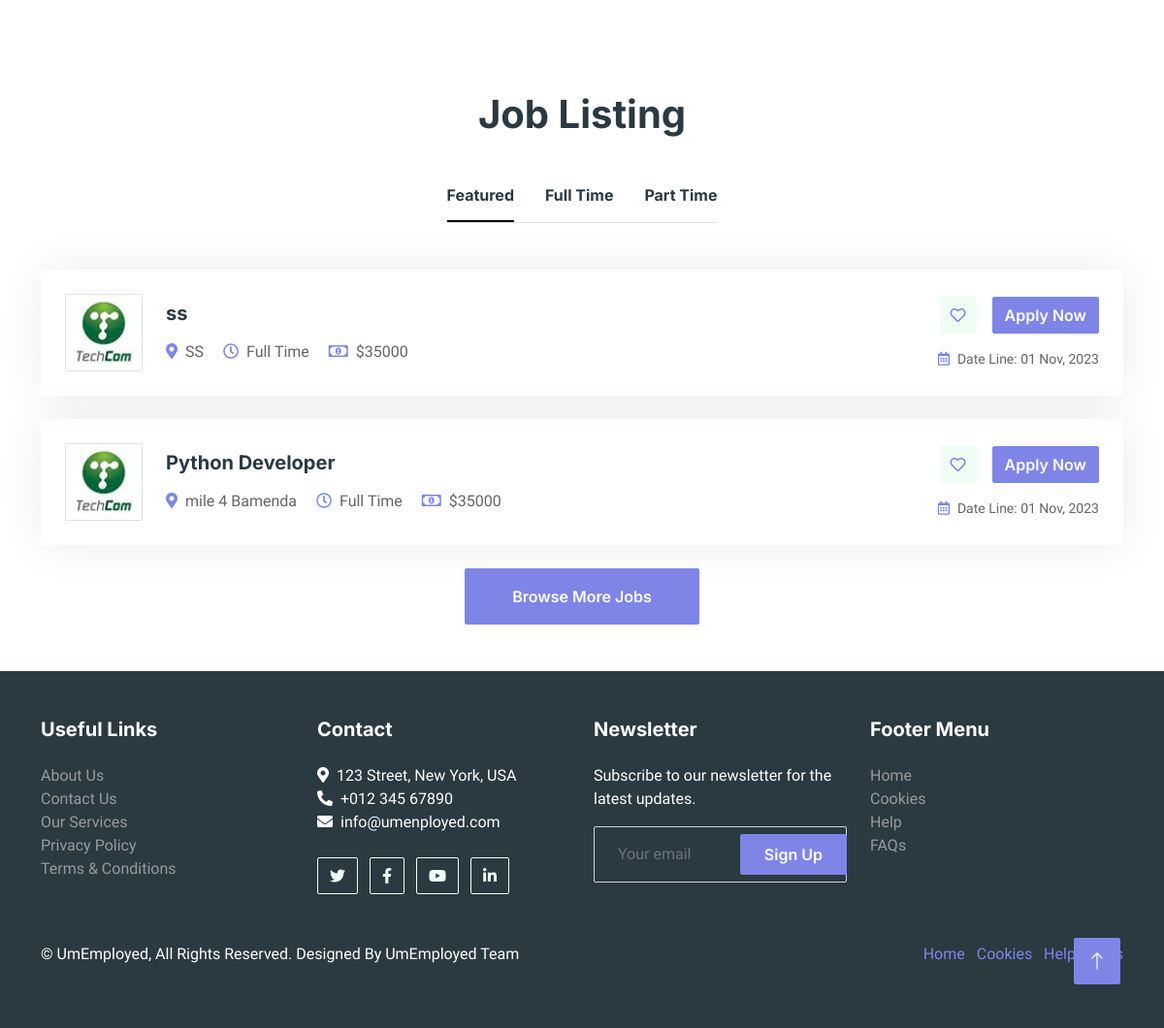
The app's page / (lower part), older data.
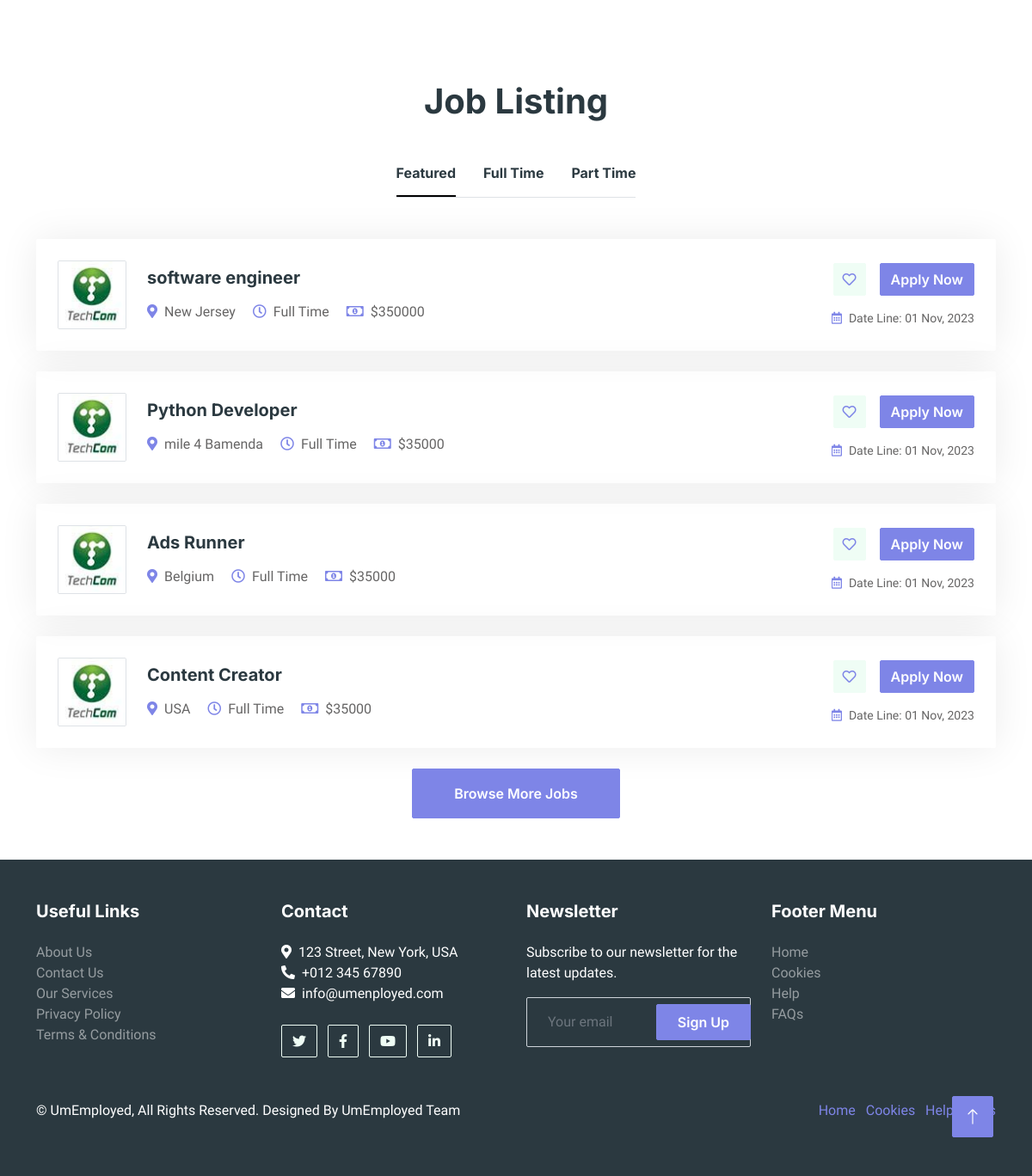
The same page, newer data.
### job/models.py (models this page shows, shortened)
class Job(models.Model):
    user = models.ForeignKey(User, on_delete=models.CASCADE)
    company = models.ForeignKey(Company, on_delete=models.CASCADE)
    title = models.CharField(max_length=100)
    location = models.CharField(max_length=100)
    salary = models.PositiveBigIntegerField(default=35000)
    requirements = models.ManyToManyField(Skill)
    ideal_candidate = models.TextField()
    is_available = models.BooleanField(default=False)
    description = models.TextField(max_length=255, default='We are looking for ...')

### users/views.py (the view)
# urls.py: path('',views.home, name = 'home'),
def home(request):
    jobs = Job.objects.all()[0:5]
    context = {'jobs':jobs}
    return render(request, 'website/home.html',context)

### templates/website/home.html (shortened to what this page needs)
{% extends 'users/base.html' %} {% load static %} {% block content %}
<div class="container py-5">
</div>
<div class="container-xxl py-5">
  <div class="container">
    <h1 class="text-center mb-5 wow fadeInUp" data-wow-delay="0.1s">
      Job Listing
    </h1>
    <div class="tab-class text-center wow fadeInUp" data-wow-delay="0.3s">
      <ul
        class="nav nav-pills d-inline-flex justify-content-center border-bottom mb-5"
      >
        <li class="nav-item">
          <a
            class="d-flex align-items-center text-start mx-3 ms-0 pb-3 active"
            data-bs-toggle="pill"
            href="#tab-1"
          >
            <h6 class="mt-n1 mb-0">Featured</h6>
          </a>
        </li>
        <li class="nav-item">
          <a
            class="d-flex align-items-center text-start mx-3 pb-3"
            data-bs-toggle="pill"
            href="#tab-2"
          >
            <h6 class="mt-n1 mb-0">Full Time</h6>
          </a>
        </li>
        <li class="nav-item">
          <a
            class="d-flex align-items-center text-start mx-3 me-0 pb-3"
            data-bs-toggle="pill"
            href="#tab-3"
          >
            <h6 class="mt-n1 mb-0">Part Time</h6>
          </a>
        </li>
      </ul>
      {% for job in jobs %}
      <div class="tab-content">
  <div id="tab-1" class="tab-pane fade show p-0 active">
    <div class="job-item p-4 mb-4" onclick="redirectToJobDetails()">
      <div class="row g-4">
        <div class="col-sm-12 col-md-8 d-flex align-items-center">
          <img class="flex-shrink-0 img-fluid border rounded" src="{% static 'img/com-logo-1.jpg' %}" alt="" style="width: 80px; height: 80px" />
          <div class="text-start ps-4">
            <h5 class="mb-3">{{job.title}}</h5>
            <span class="text-truncate me-3"><i class="fa fa-map-marker-alt text-primary me-2"></i>{{job.location}}</span>
            <span class="text-truncate me-3"><i class="far fa-clock text-primary me-2"></i>Full Time</span>
            <span class="text-truncate me-0"><i class="far fa-money-bill-alt text-primary me-2"></i>${{job.salary}}</span>
          </div>
        </div>
        <div class="col-sm-12 col-md-4 d-flex flex-column align-items-start align-items-md-end justify-content-center">
          <div class="d-flex mb-3">
            <a class="btn btn-light btn-square me-3" href=""><i class="far fa-heart text-primary"></i></a>
            <a class="btn btn-primary" href="{% url 'job:confirm_evaluation' job_id=job.id %}">Apply Now</a>
          </div>
          <small class="text-truncate"><i class="far fa-calendar-alt text-primary me-2"></i>Date Line: 01 Nov, 2023</small>
        </div>
      </div>
    </div>
  </div>
</div>
          {% endfor %}
          <a class="btn btn-primary py-3 px-5" href="">Browse More Jobs</a>
        </div>
      </div>
    </div>
  </div>
{% endblock content %}

### templates/users/base.html (shortened to what this page needs)
{% load static %}
<!DOCTYPE html>
<html lang="en">
  <head>
    <link
      href="https://cdnjs.cloudflare.com/ajax/libs/font-awesome/5.10.0/css/all.min.css"
      rel="stylesheet"
    />
    <link
      href="https://cdn.jsdelivr.net/npm/bootstrap-icons@1.4.1/font/bootstrap-icons.css"
      rel="stylesheet"
    />
    <link href="{% static 'lib/animate/animate.min.css' %}" rel="stylesheet" />
    <link
      href="{% static 'lib/owlcarousel/assets/owl.carousel.min.css' %}"
      rel="stylesheet"
    />
    <link href="{% static 'css/bootstrap.min.css' %}" rel="stylesheet" />
    <link href="{% static 'css/style.css' %}" rel="stylesheet" />
  </head>
  <body>
    <div class="bg-white p-0">
      {% block content %} {% endblock %}
  <footer class="bg-dark text-white py-5">
  <div class="container container-fluid">
    <div class="row">
      <div class="col-lg-3 col-md-6 mb-4 mb-md-0">
        <h5 class="text-white mb-4">Useful Links</h5>
        <ul class="list-unstyled">
          <li><a class="text-white-50" href="#">About Us</a></li>
          <li><a class="text-white-50" href="#">Contact Us</a></li>
          <li><a class="text-white-50" href="#">Our Services</a></li>
          <li><a class="text-white-50" href="#">Privacy Policy</a></li>
          <li><a class="text-white-50" href="#">Terms &amp; Conditions</a></li>
        </ul>
      </div>
      <div class="col-lg-3 col-md-6 mb-4 mb-md-0">
        <h5 class="text-white mb-4">Contact</h5>
        <ul class="list-unstyled">
          <li><i class="fa fa-map-marker-alt me-2"></i>123 Street, New York, USA</li>
          <li><i class="fa fa-phone-alt me-2"></i>+012 345 67890</li>
          <li><i class="fa fa-envelope me-2"></i>info@umenployed.com</li>
        </ul>
        <div class="pt-2">
          <a class="btn btn-outline-light btn-social me-2" href="#"><i class="fab fa-twitter"></i></a>
          <a class="btn btn-outline-light btn-social me-2" href="#"><i class="fab fa-facebook-f"></i></a>
          <a class="btn btn-outline-light btn-social me-2" href="#"><i class="fab fa-youtube"></i></a>
          <a class="btn btn-outline-light btn-social" href="#"><i class="fab fa-linkedin-in"></i></a>
        </div>
      </div>
      <div class="col-lg-3 col-md-6 mb-4 mb-md-0">
        <h5 class="text-white mb-4">Newsletter</h5>
        <p>Subscribe to our newsletter for the latest updates.</p>
        <div class="position-relative" style="max-width: 400px;">
          <input class="form-control bg-transparent w-100 py-3 px-4" type="text" placeholder="Your email">
          <button type="button" class="btn btn-primary py-2 px-4 position-absolute top-0 end-0 mt-2">Sign Up</button>
        </div>
      </div>
      <div class="col-lg-3 col-md-6">
        <h5 class="text-white mb-4">Footer Menu</h5>
        <ul class="list-unstyled">
          <li><a class="text-white-50" href="#">Home</a></li>
          <li><a class="text-white-50" href="#">Cookies</a></li>
          <li><a class="text-white-50" href="#">Help</a></li>
          <li><a class="text-white-50" href="#">FAQs</a></li>
        </ul>
      </div>
    </div>
    <div class="row mt-5">
      <div class="col-md-6 text-center text-md-start mb-3 mb-md-0">
        &copy; <a class="text-white" href="#">UmEmployed</a>, All Rights Reserved. Designed By <a class="text-white" href="https://umemployed.com">UmEmployed Team</a>
      </div>
      <div class="col-md-6 text-center text-md-end">
        <ul class="list-inline footer-menu">
          <li class="list-inline-item"><a href="#">Home</a></li>
          <li class="list-inline-item"><a href="#">Cookies</a></li>
          <li class="list-inline-item"><a href="#">Help</a></li>
          <li class="list-inline-item"><a href="#">FAQs</a></li>
        </ul>
      </div>
    </div>
  </div>
</footer>
<a href="#" class="btn btn-lg btn-primary btn-lg-square back-to-top"><i class="bi bi-arrow-up"></i></a>
</body>
</html>

### static/css/style.css (style rules this page uses)
:root { --primary: #000000; --secondary: #2B9BFF; --light: #EFFDF5; --dark: #2B3940; }
.back-to-top { position: fixed; display: none; right: 45px; bottom: 45px; z-index: 99; }
.btn { font-family: 'Inter', sans-serif; font-weight: 600; transition: .5s; }
.btn.btn-primary, .btn.btn-secondary { color: #FFFFFF; }
.btn-square { width: 38px; height: 38px; }
.btn-lg-square { width: 48px; height: 48px; }
.btn-square, .btn-sm-square, .btn-lg-square { padding: 0; display: flex; align-items: center; justify-content: center; font-weight: normal; border-radius: 2px; }
.nav-pills .nav-item .active { border-bottom: 2px solid var(--primary); }
.job-item { border: 1px solid transparent; border-radius: 2px; box-shadow: 0 0 45px rgba(0, 0, 0, .08); transition: .5s; }

Row changes from the older to the newer data that the page shows:
changed Job: title "ss" → "software engineer"; location "SS" → "New Jersey"; salary "35000" → "350000"
added Job: title "Ads Runner", location "Belgium", salary "35000"
added Job: title "Content Creator", location "USA", salary "35000"
